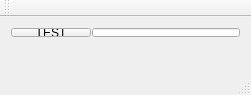
<?xml version="1.0" encoding="UTF-8"?>
<ui version="4.0">
 <class>MainWindow</class>
 <widget class="QMainWindow" name="MainWindow">
  <property name="geometry">
   <rect>
    <x>0</x>
    <y>0</y>
    <width>251</width>
    <height>95</height>
   </rect>
  </property>
  <property name="windowTitle">
   <string>MainWindow</string>
  </property>
  <widget class="QWidget" name="centralWidget">
   <widget class="QWidget" name="horizontalLayoutWidget">
    <property name="geometry">
     <rect>
      <x>0</x>
      <y>0</y>
      <width>251</width>
      <height>31</height>
     </rect>
    </property>
    <layout class="QHBoxLayout" name="horizontalLayout">
     <property name="spacing">
      <number>1</number>
     </property>
     <item>
      <widget class="QPushButton" name="pushButton">
       <property name="sizePolicy">
        <sizepolicy hsizetype="Fixed" vsizetype="Preferred">
         <horstretch>0</horstretch>
         <verstretch>0</verstretch>
        </sizepolicy>
       </property>
       <property name="text">
        <string>TEST</string>
       </property>
      </widget>
     </item>
     <item>
      <widget class="QLineEdit" name="lineEdit">
       <property name="sizePolicy">
        <sizepolicy hsizetype="Expanding" vsizetype="Expanding">
         <horstretch>0</horstretch>
         <verstretch>0</verstretch>
        </sizepolicy>
       </property>
      </widget>
     </item>
    </layout>
   </widget>
  </widget>
  <widget class="QMenuBar" name="menuBar">
   <property name="geometry">
    <rect>
     <x>0</x>
     <y>0</y>
     <width>251</width>
     <height>25</height>
    </rect>
   </property>
  </widget>
  <widget class="QToolBar" name="mainToolBar">
   <attribute name="toolBarArea">
    <enum>TopToolBarArea</enum>
   </attribute>
   <attribute name="toolBarBreak">
    <bool>false</bool>
   </attribute>
  </widget>
  <widget class="QStatusBar" name="statusBar"/>
 </widget>
 <layoutdefault spacing="6" margin="11"/>
 <resources/>
 <connections/>
</ui>
